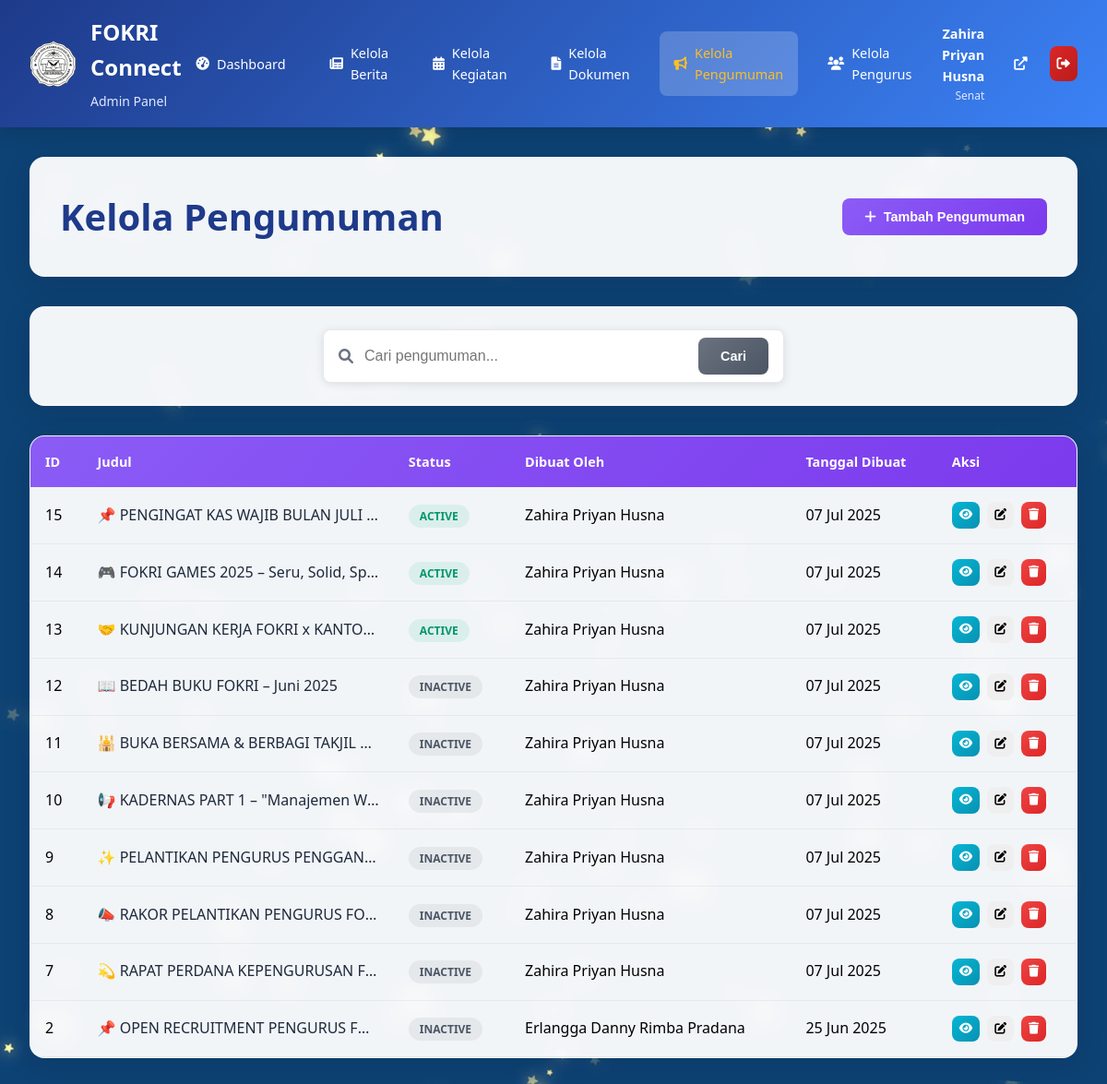
Screenshot of /admin/kelola_pengumuman.php (signed in) with the database file from the repository.
### tables this page shows
CREATE TABLE `pengumuman` (
  `id` int NOT NULL,
  `judul` varchar(255) NOT NULL,
  `deskripsi` text NOT NULL,
  `status` enum('active','inactive') DEFAULT 'active',
  `created_at` timestamp NOT NULL DEFAULT CURRENT_TIMESTAMP,
  `created_by` varchar(10) DEFAULT NULL
);

CREATE TABLE `pengurus` (
  `id` varchar(10) NOT NULL,
  `nama` varchar(255) NOT NULL,
  `username` varchar(100) NOT NULL,
  `password` varchar(255) NOT NULL,
  `kategori` enum('Majelis Syuro','Senat') NOT NULL,
  `bidang` varchar(255) DEFAULT NULL,
  `jabatan` varchar(255) DEFAULT NULL,
  `asal_ptk` varchar(255) DEFAULT NULL,
  `jenis_kelamin` enum('Laki-laki','Perempuan') NOT NULL,
  `created_at` timestamp NOT NULL DEFAULT CURRENT_TIMESTAMP,
  `sub_bidang` varchar(50) DEFAULT NULL
);

### admin/kelola_pengumuman.php (the view, shortened to what this page needs)
<?php
include '../config/database.php';
$search = $_GET['search'] ?? '';
try {
    if ($search) {
        $stmt = $pdo->prepare("
            SELECT p.*, g.nama AS nama_pengurus
            FROM pengumuman p
            LEFT JOIN pengurus g ON p.created_by = g.id
            WHERE p.judul LIKE ?
            ORDER BY p.created_at DESC
        ");
        $stmt->execute(["%$search%"]);
    } else {
        $stmt = $pdo->query("
            SELECT p.*, g.nama AS nama_pengurus
            FROM pengumuman p
            LEFT JOIN pengurus g ON p.created_by = g.id
            ORDER BY p.created_at DESC
        ");
    }
    $pengumuman_list = $stmt->fetchAll();
} catch (PDOException $e) {
    $error = 'Gagal mengambil data pengumuman';
}
include 'admin_header.php';
?>
<link rel="stylesheet" href="../css/kelola_pengumuman.css">
<div class="kelola-container">
    <div class="kelola-header">
        <h1>Kelola Pengumuman</h1>
        <button class="btn btn-primary" onclick="openModal('addModal')">
            <i class="fas fa-plus"></i> Tambah Pengumuman
        </button>
    </div>
    <div class="search-container">
        <form method="GET" class="search-form">
            <div class="search-input-group">
                <i class="fas fa-search"></i>
                <input type="text" name="search" placeholder="Cari pengumuman..." value="<?php echo htmlspecialchars($search); ?>">
                <button type="submit" class="btn btn-secondary">Cari</button>
            </div>
        </form>
    </div>
    <div class="table-container">
        <table class="data-table">
            <thead>
                <tr>
                    <th>ID</th>
                    <th>Judul</th>
                    <th>Status</th>
                    <th>Dibuat Oleh</th>
                    <th>Tanggal Dibuat</th>
                    <th>Aksi</th>
                </tr>
            </thead>
            <tbody>
                <?php if (!empty($pengumuman_list)): ?>
                    <?php foreach ($pengumuman_list as $pengumuman): ?>
                        <tr>
                            <td><?php echo $pengumuman['id']; ?></td>
                            <td class="title-cell"><?php echo htmlspecialchars($pengumuman['judul']); ?></td>
                            <td>
                                <span class="status-badge status-<?php echo $pengumuman['status']; ?>">
                                    <?php echo ucfirst($pengumuman['status']); ?>
                                </span>
                            </td>
                            <td><?php echo htmlspecialchars($pengumuman['nama_pengurus'] ?? 'Admin'); ?></td>
                            <td><?php echo date('d M Y', strtotime($pengumuman['created_at'])); ?></td>
                            <td>
                                <div class="action-buttons">
                                    <button class="btn btn-info btn-sm" onclick="viewPengumuman(<?php echo $pengumuman['id']; ?>)">
                                        <i class="fas fa-eye"></i>
                                    </button>
                                    <button class="btn btn-warning btn-sm" onclick="editPengumuman(<?php echo $pengumuman['id']; ?>)">
                                        <i class="fas fa-edit"></i>
                                    </button>
                                    <button class="btn btn-danger btn-sm" onclick="deletePengumuman(<?php echo $pengumuman['id']; ?>)">
                                        <i class="fas fa-trash"></i>
                                    </button>
                                </div>
                            </td>
                        </tr>
                    <?php endforeach; ?>
                <?php else: ?>
                    <tr>
                        <td colspan="5" class="no-data">Tidak ada data pengumuman</td>
                    </tr>
                <?php endif; ?>
            </tbody>
        </table>
    </div>
</div>
</body>
</html>

### css/admin_header.css (style rules this page uses)
* { margin: 0; padding: 0; box-sizing: border-box; }
body { font-family: "Segoe UI", Tahoma, Geneva, Verdana, sans-serif; background-image: url("../aset/fixBG.jpg"); background-size: cover; background-position: center; background-attachment: fixed; min-height: 100vh; line-height: 1.6; }

### css/kelola_pengumuman.css (style rules this page uses)
.kelola-container { max-width: 1400px; margin: 0 auto; padding: 2rem; min-height: calc(100vh - 80px); }
.kelola-header { background: rgba(255, 255, 255, 0.95); backdrop-filter: blur(10px); border-radius: 1rem; padding: 2rem; margin-bottom: 2rem; box-shadow: 0 8px 32px rgba(0, 0, 0, 0.1); border: 1px solid rgba(255, 255, 255, 0.2); display: flex; justify-content: space-between; align-items: center; }
.kelola-header h1 { color: #1e3a8a; font-size: 2.5rem; font-weight: bold; }
.btn { padding: 0.75rem 1.5rem; border: none; border-radius: 0.5rem; font-weight: 600; text-decoration: none; display: inline-flex; align-items: center; gap: 0.5rem; cursor: pointer; transition: all 0.3s ease; font-size: 0.9rem; }
.btn-primary { background: linear-gradient(135deg, #8b5cf6 0%, #7c3aed 100%); color: white; }
.btn-secondary { background: linear-gradient(135deg, #6b7280 0%, #4b5563 100%); color: white; }
.btn-info { background: linear-gradient(135deg, #06b6d4 0%, #0891b2 100%); color: white; }
.btn-danger { background: linear-gradient(135deg, #ef4444 0%, #dc2626 100%); color: white; }
.btn-sm { padding: 0.5rem; font-size: 0.8rem; }
.search-container { background: rgba(255, 255, 255, 0.95); backdrop-filter: blur(10px); border-radius: 1rem; padding: 1.5rem; margin-bottom: 2rem; box-shadow: 0 8px 32px rgba(0, 0, 0, 0.1); border: 1px solid rgba(255, 255, 255, 0.2); }
.search-form { display: flex; justify-content: center; }
.search-input-group { display: flex; align-items: center; background: white; border-radius: 0.5rem; padding: 0.5rem 1rem; box-shadow: 0 2px 10px rgba(0, 0, 0, 0.1); border: 1px solid #e5e7eb; max-width: 500px; width: 100%; }
.search-input-group i { color: #6b7280; margin-right: 0.75rem; }
.search-input-group input { border: none; outline: none; flex: 1; font-size: 1rem; padding: 0.5rem 0; }
.search-input-group button { margin-left: 0.75rem; }
.table-container { background: rgba(255, 255, 255, 0.95); backdrop-filter: blur(10px); border-radius: 1rem; box-shadow: 0 8px 32px rgba(0, 0, 0, 0.1); border: 1px solid rgba(255, 255, 255, 0.2); overflow: hidden; }
.data-table { width: 100%; border-collapse: collapse; }
.data-table thead { background: linear-gradient(135deg, #8b5cf6 0%, #7c3aed 100%); }
.data-table th { color: white; font-weight: 600; padding: 1rem; text-align: left; font-size: 0.9rem; }
.data-table td { padding: 1rem; border-bottom: 1px solid rgba(0, 0, 0, 0.05); vertical-align: middle; }
.title-cell { max-width: 300px; overflow: hidden; text-overflow: ellipsis; white-space: nowrap; font-weight: 500; color: #1e293b; }
.status-badge { padding: 0.25rem 0.75rem; border-radius: 1rem; font-size: 0.75rem; font-weight: 600; text-transform: uppercase; }
.status-active { background: rgba(16, 185, 129, 0.1); color: #059669; }
.status-inactive { background: rgba(107, 114, 128, 0.1); color: #4b5563; }
.action-buttons { display: flex; gap: 0.5rem; }

### rows the page displays
pengumuman: id "15", judul "📌 PENGINGAT KAS WAJIB BULAN JULI…", status "ACTIVE", created_by.nama "Zahira Priyan Husna", created_at "07 Jul 2025"
pengumuman: id "14", judul "🎮 FOKRI GAMES 2025 – Seru, Solid, Sp…", status "ACTIVE", created_by.nama "Zahira Priyan Husna", created_at "07 Jul 2025"
pengumuman: id "13", judul "🤝 KUNJUNGAN KERJA FOKRI x KANTO…", status "ACTIVE", created_by.nama "Zahira Priyan Husna", created_at "07 Jul 2025"
pengumuman: id "12", judul "📖 BEDAH BUKU FOKRI – Juni 2025", status "INACTIVE", created_by.nama "Zahira Priyan Husna", created_at "07 Jul 2025"
pengumuman: id "11", judul "🕌 BUKA BERSAMA & BERBAGI TAKJIL…", status "INACTIVE", created_by.nama "Zahira Priyan Husna", created_at "07 Jul 2025"
pengumuman: id "10", judul "📢 KADERNAS PART 1 – \"Manajemen W…", status "INACTIVE", created_by.nama "Zahira Priyan Husna", created_at "07 Jul 2025"
pengumuman: id "9", judul "✨ PELANTIKAN PENGURUS PENGGAN…", status "INACTIVE", created_by.nama "Zahira Priyan Husna", created_at "07 Jul 2025"
pengumuman: id "8", judul "📣 RAKOR PELANTIKAN PENGURUS FO…", status "INACTIVE", created_by.nama "Zahira Priyan Husna", created_at "07 Jul 2025"
pengumuman: id "7", judul "💫 RAPAT PERDANA KEPENGURUSAN F…", status "INACTIVE", created_by.nama "Zahira Priyan Husna", created_at "07 Jul 2025"
pengumuman: id "2", judul "📌 OPEN RECRUITMENT PENGURUS F…", status "INACTIVE", created_by.nama "Erlangga Danny Rimba Pradana", created_at "25 Jun 2025"

### other values shown
$_SESSION['nama'] "Zahira Priyan Husna"
$_SESSION['kategori'] "Senat"
